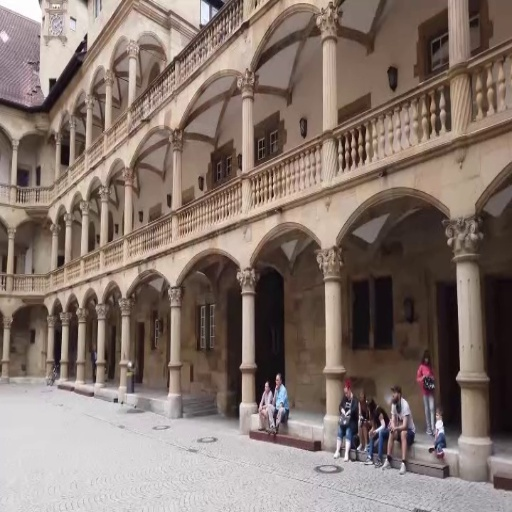
#> input picture dataset/image33.jpg, 512 x 512 px
$ python claude2.py
#> lines starting #> are read from the running program, lines starting #| are printed output that depends on the picture; after the words box and inside, x2 and y2 are one past the last pixel; in counts of white or black regions, pixels touching at a corner belong together
import cv2
import numpy as np
import matplotlib.pyplot as plt
from math import log10, sqrt


# ─────────────────────────────────────────────────────────
# METRICS (Paper §5 — equations 7 to 14)
# ─────────────────────────────────────────────────────────

def compute_mse(img1, img2):
    """MSE (paper eq. 14): MSE = Σ[I1(m,n)−I2(m,n)]² / (M×N)"""
    i1 = img1.astype(np.float64)
    i2 = img2.astype(np.float64)
    M, N = i1.shape[:2]
    ch = i1.shape[2] if i1.ndim == 3 else 1
    return np.sum((i1 - i2) ** 2) / (M * N * ch)

def compute_psnr(img1, img2):
    """PSNR (paper eq. 7): PSNR = 10·log10(R²/MSE), R=255"""
    mse = compute_mse(img1, img2)
    if mse == 0:
        return float('inf')
    return 10 * log10((255.0 ** 2) / mse)

def compute_rmse(img1, img2):
    """RMSE (paper eq. 9): RMSE = sqrt(Σ(Pi−Oi)²/n)"""
    return sqrt(compute_mse(img1, img2))

def _ssim_channel(ch1, ch2):
    C1 = (0.01 * 255) ** 2
    C2 = (0.03 * 255) ** 2
    mu_x, mu_y = np.mean(ch1), np.mean(ch2)
    sx, sy = np.std(ch1), np.std(ch2)
    sxy = np.mean((ch1 - mu_x) * (ch2 - mu_y))
    return ((2*mu_x*mu_y + C1) * (2*sxy + C2)) / \
           ((mu_x**2 + mu_y**2 + C1) * (sx**2 + sy**2 + C2))

def compute_ssim(img1, img2):
    """SSIM (paper eq. 8)"""
    i1, i2 = img1.astype(np.float64), img2.astype(np.float64)
    if i1.ndim == 3:
        return np.mean([_ssim_channel(i1[:,:,c], i2[:,:,c]) for c in range(3)])
    return _ssim_channel(i1, i2)

def _uiqi_channel(ch1, ch2):
    mu_x, mu_y = np.mean(ch1), np.mean(ch2)
    sx, sy = np.std(ch1), np.std(ch2)
    sxy = np.mean((ch1 - mu_x) * (ch2 - mu_y))
    denom = (mu_x**2 + mu_y**2) * (sx**2 + sy**2)
    return 0.0 if denom == 0 else (4 * mu_x * mu_y * sxy) / denom

def compute_uiqi(img1, img2):
    """UIQI (paper eq. 10-13)"""
    i1, i2 = img1.astype(np.float64), img2.astype(np.float64)
    if i1.ndim == 3:
        return np.mean([_uiqi_channel(i1[:,:,c], i2[:,:,c]) for c in range(3)])
    return _uiqi_channel(i1, i2)

def evaluate_and_plot(stitched, reference, title="Image Set"):
    """Compute all 5 metrics and plot bar charts (paper Fig. 5 style)"""
    # Both images must be same size — resize reference to match stitched
    h, w = stitched.shape[:2]
    ref = cv2.resize(reference, (w, h))

    psnr = compute_psnr(stitched, ref)
    ssim = compute_ssim(stitched, ref)
    rmse = compute_rmse(stitched, ref)
    mse  = compute_mse(stitched, ref)
    uiqi = compute_uiqi(stitched, ref)

    print("\n" + "="*50)
    print("PERFORMANCE EVALUATION METRICS (Paper §5)")
    print("="*50)
    print(f"  PSNR  (↑ better, 30-50 dB range) : {psnr:.4f} dB")
    print(f"  SSIM  (↑ better, 0-1 range)       : {ssim:.4f}")
    print(f"  RMSE  (↓ better)                  : {rmse:.4f}")
    print(f"  MSE   (↓ better)                  : {mse:.4f}")
    print(f"  UIQI  (↑ better, 0-1 range)       : {uiqi:.4f}")

    # Bar chart — paper Fig. 5 style
    fig, axes = plt.subplots(1, 5, figsize=(18, 4))
    colors = ['steelblue', 'darkorange', 'tomato', 'purple', 'seagreen']
    labels = ['PSNR\n(dB)', 'SSIM\n(×100)', 'RMSE', 'MSE\n(÷100)', 'UIQI\n(×100)']
    vals   = [psnr, ssim*100, rmse, mse/100, uiqi*100]

    for i, ax in enumerate(axes):
        ax.bar([title], [vals[i]], color=colors[i], width=0.4)
        ax.set_title(labels[i], fontweight='bold')
        ax.set_ylim(0, max(vals[i] * 1.35, 0.1))
        ax.text(0, vals[i] + vals[i]*0.05, f"{vals[i]:.2f}",
                ha='center', fontsize=10, fontweight='bold')
        ax.tick_params(axis='x', labelsize=9)

    plt.suptitle("Performance Metrics — Paper §5 (Fig. 5 style)",
                 fontweight='bold', fontsize=13)
    plt.tight_layout()
    plt.savefig("output_metrics.png", dpi=120, bbox_inches='tight')
    plt.show()
    print("  [Saved] output_metrics.png")

    return {'PSNR': psnr, 'SSIM': ssim, 'RMSE': rmse, 'MSE': mse, 'UIQI': uiqi}


# ─────────────────────────────────────────────────────────
# HELPERS
# ─────────────────────────────────────────────────────────

def largest_interior_rectangle(mask):
    h, w = mask.shape
    heights = np.zeros(w, dtype=np.int32)
    best = (0, 0, 0, 0)
    best_area = 0

    for row in range(h):
        for col in range(w):
            heights[col] = heights[col] + 1 if mask[row, col] else 0

        stack = []
        for col in range(w + 1):
            current_h = heights[col] if col < w else 0
            start = col
            while stack and stack[-1][1] > current_h:
                s_col, s_h = stack.pop()
                area = s_h * (col - s_col)
                if area > best_area:
                    best_area = area
                    best = (s_col, row - s_h + 1, col - s_col, s_h)
                start = s_col
            stack.append((start, current_h))

    return best


def feathered_blend(img1, img2, mask1, mask2):
    dist1 = cv2.distanceTransform(mask1.astype(np.uint8), cv2.DIST_L2, 5)
    dist2 = cv2.distanceTransform(mask2.astype(np.uint8), cv2.DIST_L2, 5)

    total = dist1 + dist2
    total[total == 0] = 1
    alpha = dist1 / total

    panorama = np.zeros_like(img1, dtype=np.float32)
    only1   = mask1 & ~mask2
    only2   = mask2 & ~mask1
    overlap = mask1 & mask2

    panorama[only1] = img1[only1]
    panorama[only2] = img2[only2]

    for c in range(3):
        a = alpha[overlap]
        panorama[overlap, c] = img1[overlap, c] * a + img2[overlap, c] * (1 - a)

    return panorama.astype(np.uint8)


# ─────────────────────────────────────────────────────────
# MAIN PIPELINE
# ─────────────────────────────────────────────────────────

# 1. LOAD IMAGES
img1 = cv2.imread("dataset/image33.jpg")
#> img1 is the input picture: shape (512, 512, 3); mean B, G, R 109.9, 117.8, 133.6
img2 = cv2.imread("dataset/image44.jpg")
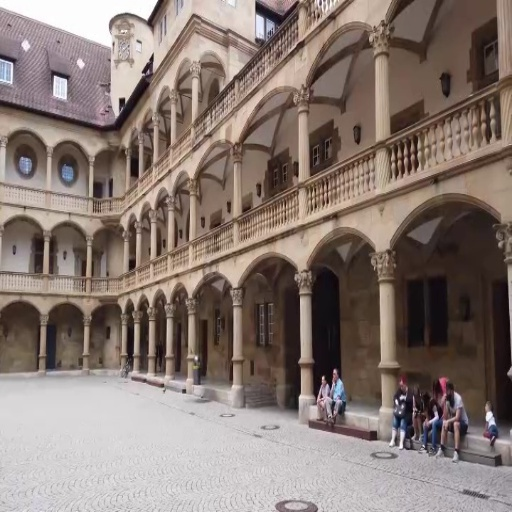
#> input picture dataset/image44.jpg, 512 x 512 px
#> img2 is the input picture: shape (512, 512, 3); mean B, G, R 114.7, 121.2, 135.5

if img1 is None or img2 is None:
    print("Error: Images not found! Check your paths.")
    exit()

gray1 = cv2.cvtColor(img1, cv2.COLOR_BGR2GRAY)
gray2 = cv2.cvtColor(img2, cv2.COLOR_BGR2GRAY)

# 2. FEATURE DETECTION — SIFT
sift = cv2.SIFT_create()
kp1, des1 = sift.detectAndCompute(gray1, None)
#> kp1 = 2107 keypoints; strongest (x, y, size): (266, 384, 2.4), (343, 410, 2.4), (278, 377, 2.7), (86, 37, 2.6)
kp2, des2 = sift.detectAndCompute(gray2, None)
#> kp2 = 2041 keypoints; strongest (x, y, size): (402, 397, 3), (489, 416, 6.3), (152, 59, 3.1), (122, 101, 4.1)
print(f"Keypoints — Image 1: {len(kp1)}, Image 2: {len(kp2)}")
#| Keypoints — Image 1: 2107, Image 2: 2041

# 3. FEATURE MATCHING — BF + Lowe's Ratio Test (threshold=0.8, paper §4.2)
bf = cv2.BFMatcher()
matches = bf.knnMatch(des1, des2, k=2)
#> matches = 2107 matches
good_matches = [m for m, n in matches if m.distance < 0.8 * n.distance]
#> good_matches = 896 matches
print(f"Good matches after ratio test: {len(good_matches)}")
#| Good matches after ratio test: 896

matched_img = cv2.drawMatches(img1, kp1, img2, kp2, good_matches, None, flags=2)
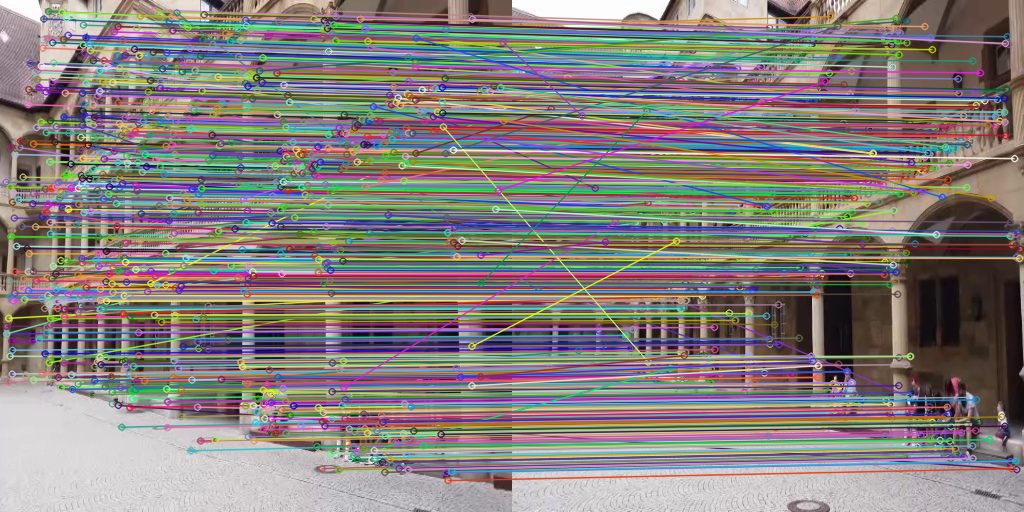
#> matched_img: shape (512, 1024, 3); mean B, G, R 124.7, 127.4, 133.5

# 4. HOMOGRAPHY & WARPING (RANSAC — paper §4.3)
if len(good_matches) > 10:
    src_pts = np.float32([kp1[m.queryIdx].pt for m in good_matches]).reshape(-1, 1, 2)
#> src_pts = 896 rows, first 8: [4.91, 181], [5.54, 181.6], [5.75, 325.9], [6.27, 333.4], [6.27, 333.4], [7.86, 381.5], [8.2, 317.8], [8.86, 280.8]
    dst_pts = np.float32([kp2[m.trainIdx].pt for m in good_matches]).reshape(-1, 1, 2)
#> dst_pts = 896 rows, first 8: [84.05, 194.6], [84.05, 194.6], [85.6, 323.6], [86.3, 329.9], [91.16, 168.7], [88.26, 373.3], [302, 274], [88.01, 282]

    H, mask = cv2.findHomography(src_pts, dst_pts, cv2.RANSAC, 5.0)
#> H = [[0.887, 0.0188, 73.53], [-0.0372, 0.914, 28.18], [-0.000122, 2.89e-05, 1]]; mask = 896 values, max 1 at index 0, min 0 at index 4, mean 0.815
    inliers  = int(mask.sum())
#> inliers = 730
    outliers = len(good_matches) - inliers
#> outliers = 166
    print(f"RANSAC — Inliers: {inliers}, Outliers removed: {outliers}")
#| RANSAC — Inliers: 730, Outliers removed: 166
    print(f"Homography H:\n{H}")
#| Homography H:
#| [[ 8.86561448e-01  1.87952687e-02  7.35317848e+01]
#|  [-3.71974145e-02  9.14240764e-01  2.81812789e+01]
#|  [-1.22238974e-04  2.88613014e-05  1.00000000e+00]]

    h1, w1 = img1.shape[:2]
#> h1 = 512; w1 = 512
    h2, w2 = img2.shape[:2]
#> h2 = 512; w2 = 512

    corners_img1 = np.float32([[0,0],[0,h1],[w1,h1],[w1,0]]).reshape(-1,1,2)
#> corners_img1 = [[0, 0], [0, 512], [512, 512], [512, 0]]
    corners_img2 = np.float32([[0,0],[0,h2],[w2,h2],[w2,0]]).reshape(-1,1,2)
#> corners_img2 = [[0, 0], [0, 512], [512, 512], [512, 0]]

    warped_corners = cv2.perspectiveTransform(corners_img1, H)
#> warped_corners = [[73.53, 28.18], [81.94, 489], [564, 501.2], [562.7, 9.75]]
    all_corners    = np.concatenate((warped_corners, corners_img2), axis=0)
#> all_corners = [[73.53, 28.18], [81.94, 489], [564, 501.2], [562.7, 9.75], [0, 0], [0, 512], [512, 512], [512, 0]]

    [xmin, ymin] = np.int32(all_corners.min(axis=0).ravel())
#> xmin = 0; ymin = 0
    [xmax, ymax] = np.int32(all_corners.max(axis=0).ravel())
#> xmax = 564; ymax = 512

    T = np.array([[1, 0, -xmin],
                  [0, 1, -ymin],
                  [0, 0,  1   ]], dtype=np.float64)
#> T = [[1, 0, 0], [0, 1, 0], [0, 0, 1]]

    canvas_w, canvas_h = xmax - xmin, ymax - ymin
#> canvas_w = 564; canvas_h = 512

    warped_img1 = cv2.warpPerspective(img1, T @ H, (canvas_w, canvas_h))

    warped_img2 = np.zeros((canvas_h, canvas_w, 3), dtype=np.uint8)
    warped_img2[-ymin:h2-ymin, -xmin:w2-xmin] = img2

    # 5. FEATHERED BLENDING
    mask1 = cv2.cvtColor(warped_img1, cv2.COLOR_BGR2GRAY) > 0
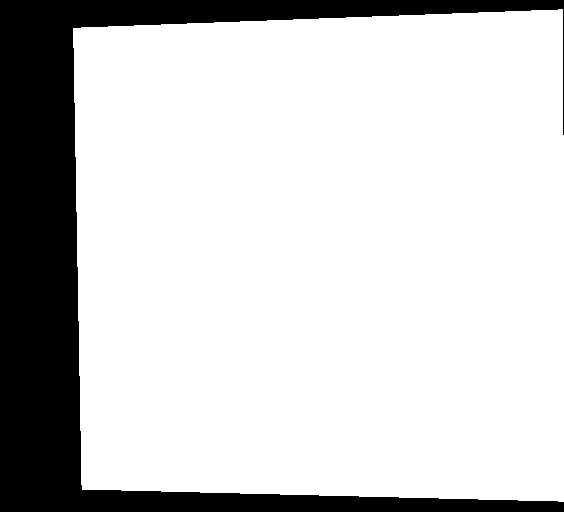
#> mask1: shape (512, 564) bool; 80.4% white; 1 black region, box (x1, y1, x2, y2) and area: (0, 0, 564, 512) 56720
    mask2 = cv2.cvtColor(warped_img2, cv2.COLOR_BGR2GRAY) > 0
#> mask2: shape (512, 564) bool; 90.8% white; 1 black region, box (x1, y1, x2, y2) and area: (512, 0, 564, 512) 26624
    panorama = feathered_blend(warped_img1, warped_img2, mask1, mask2)
#> in feathered_blend, `total[total == 0] = 1`: total: shape (512, 564) float32; min 1, max 512, mean 306.7
#> in feathered_blend, `only1   = mask1 & ~mask2`: only1: shape (512, 564) bool; 8.8% white; 1 white region, box (x1, y1, x2, y2) and area: (512, 9, 564, 502) 25393
#> in feathered_blend, `only2   = mask2 & ~mask1`: only2: shape (512, 564) bool; 19.2% white; 1 white region, box (x1, y1, x2, y2) and area: (0, 0, 512, 512) 55489
#> in feathered_blend, `overlap = mask1 & mask2`: overlap: shape (512, 564) bool; 71.6% white; 1 black region, box (x1, y1, x2, y2) and area: (0, 0, 564, 512) 82113
#> in feathered_blend, `panorama[only2] = img2[only2]`: panorama: shape (512, 564, 3) float32; mean B, G, R 36.6, 37.8, 41
#> after the loop in feathered_blend, `for c in range(3):`:
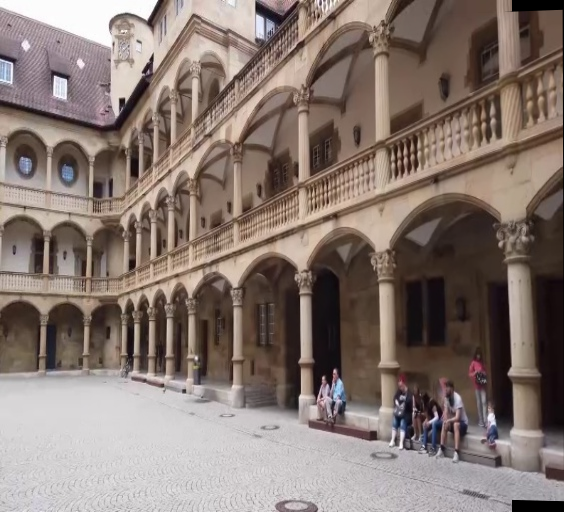
#> panorama: shape (512, 564, 3) float32; mean B, G, R 113.4, 120.1, 134.7; drawn with min black and max white

    # 6. CROP TO LARGEST INTERIOR RECTANGLE
    combined_mask = (cv2.cvtColor(panorama, cv2.COLOR_BGR2GRAY) > 0)
#> combined_mask: shape (512, 564) bool; 99.6% white; 2 black regions, box (x1, y1, x2, y2) and area: (512, 0, 564, 135) 659, (512, 500, 564, 512) 572
    x, y, w, h = largest_interior_rectangle(combined_mask)
#> after the loop in largest_interior_rectangle, `for row in range(h):`: best = (0, 11, 563, 489); best_area = 275307; heights = 564 values, max 512 at index 0, min 0 at index 512, mean 464.8
#> x = 0; y = 11; w = 563; h = 489

    if w > 0 and h > 0:
        final_output = panorama[y:y+h, x:x+w]
        print(f"Cropped to interior rectangle: x={x}, y={y}, w={w}, h={h}")
#| Cropped to interior rectangle: x=0, y=11, w=563, h=489
    else:
        contours, _ = cv2.findContours(
            combined_mask.astype(np.uint8), cv2.RETR_EXTERNAL, cv2.CHAIN_APPROX_SIMPLE)
        bx, by, bw, bh = cv2.boundingRect(max(contours, key=cv2.contourArea))
        final_output = panorama[by:by+bh, bx:bx+bw]
        print("Fallback bounding-box crop used.")

    # 7. DISPLAY — paper Fig. 4 style grid
    plt.figure(figsize=(15, 10))

    plt.subplot(2, 2, 1)
    plt.imshow(cv2.cvtColor(img1, cv2.COLOR_BGR2RGB))
    plt.title("a) Input Image 1"); plt.axis('off')

    plt.subplot(2, 2, 2)
    plt.imshow(cv2.cvtColor(img2, cv2.COLOR_BGR2RGB))
    plt.title("b) Input Image 2"); plt.axis('off')

    plt.subplot(2, 2, 3)
    plt.imshow(cv2.cvtColor(matched_img, cv2.COLOR_BGR2RGB))
    plt.title(f"c) Matching Feature Points ({len(good_matches)})"); plt.axis('off')

    plt.subplot(2, 2, 4)
    plt.imshow(cv2.cvtColor(final_output, cv2.COLOR_BGR2RGB))
    plt.title("d) Final Stitched Panorama"); plt.axis('off')

    plt.suptitle("Paper Fig. 4 — Full Pipeline Output", fontweight='bold', fontsize=13)
    plt.tight_layout()
    plt.savefig("panorama_result.png", dpi=150, bbox_inches='tight')
    plt.show()
    print("Saved: panorama_result.png")

    # ─────────────────────────────────────────────────────
    # 8. METRICS — paper §5 (PSNR, SSIM, RMSE, MSE, UIQI)
    #
    # WHY img2 as reference:
    #   The stitched panorama contains img2's region. We resize
    #   img2 to the panorama size and compare — this measures how
    #   faithfully the stitching preserved the img2 content.
    #   This avoids the black-pixel problem of comparing against
    #   a large empty canvas (which artificially inflated MSE).
    # ─────────────────────────────────────────────────────
    metrics = evaluate_and_plot(final_output, img2, title="Image Set")
#> in evaluate_and_plot, `ref = cv2.resize(reference, (w, h))`:
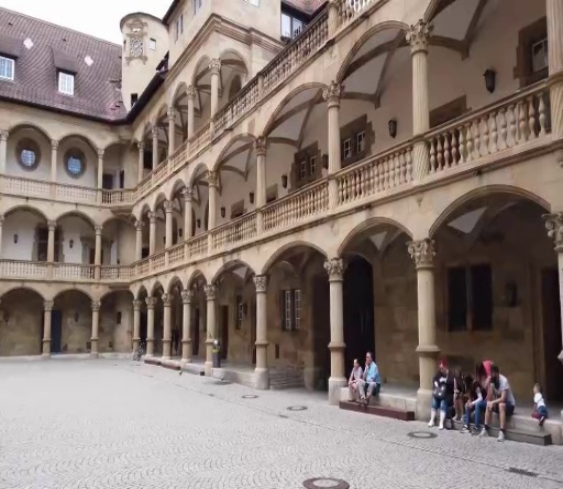
#> ref: shape (489, 563, 3); mean B, G, R 114.5, 121.1, 135.4
#> in compute_psnr, `mse = compute_mse(img1, img2)`: mse = 2999.5
#> in evaluate_and_plot, `psnr = compute_psnr(stitched, ref)`: psnr = 13.36
#> in _ssim_channel, `mu_x, mu_y = np.mean(ch1), np.mean(ch2)`: mu_x = 110.9; mu_y = 114.5
#> in _ssim_channel, `sx, sy = np.std(ch1), np.std(ch2)`: sx = 62.95; sy = 64.81
#> in _ssim_channel, `sxy = np.mean((ch1 - mu_x) * (ch2 - mu_y))`: sxy = 2687.7
#> in _ssim_channel (call 3), `mu_x, mu_y = np.mean(ch1), np.mean(ch2)`: mu_x = 132.8; mu_y = 135.4
#> in _ssim_channel (call 3), `mu_x, mu_y = np.mean(ch1), np.mean(ch2)`:
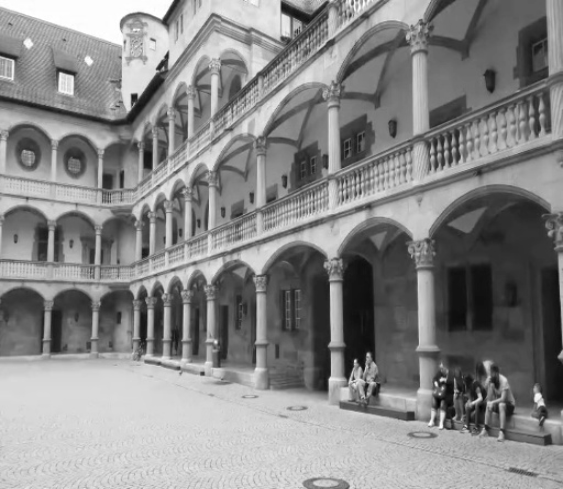
#> ch2: shape (489, 563) float64; min 0, max 255, mean 135.4
#> in _ssim_channel (call 3), `sx, sy = np.std(ch1), np.std(ch2)`: sx = 59.35; sy = 60.24
#> in _ssim_channel (call 3), `sxy = np.mean((ch1 - mu_x) * (ch2 - mu_y))`: sxy = 2005.8
#> in evaluate_and_plot, `ssim = compute_ssim(stitched, ref)`: ssim = 0.611
#> in evaluate_and_plot, `rmse = compute_rmse(stitched, ref)`: rmse = 54.77
#> in evaluate_and_plot, `mse  = compute_mse(stitched, ref)`: mse = 2999.5
#> in _uiqi_channel, `mu_x, mu_y = np.mean(ch1), np.mean(ch2)`: mu_x = 110.9; mu_y = 114.5
#> in _uiqi_channel, `sx, sy = np.std(ch1), np.std(ch2)`: sx = 62.95; sy = 64.81
#> in _uiqi_channel, `sxy = np.mean((ch1 - mu_x) * (ch2 - mu_y))`: sxy = 2687.7
#> in _uiqi_channel, `denom = (mu_x**2 + mu_y**2) * (sx**2 + sy**2)`: denom = 207519893.5
#> in evaluate_and_plot, `uiqi = compute_uiqi(stitched, ref)`: uiqi = 0.608
#|   PSNR  (↑ better, 30-50 dB range) : 13.3603 dB
#|   SSIM  (↑ better, 0-1 range)       : 0.6114
#|   RMSE  (↓ better)                  : 54.7677
#|   MSE   (↓ better)                  : 2999.4991
#|   UIQI  (↑ better, 0-1 range)       : 0.6085
#> in evaluate_and_plot, `vals   = [psnr, ssim*100, rmse, mse/100, uiqi*100]`: vals = [13.36, 61.14, 54.77, 29.99, 60.85]
#> in evaluate_and_plot, `plt.savefig("output_metrics.png", dpi=120, bbox_inches='tight')`:
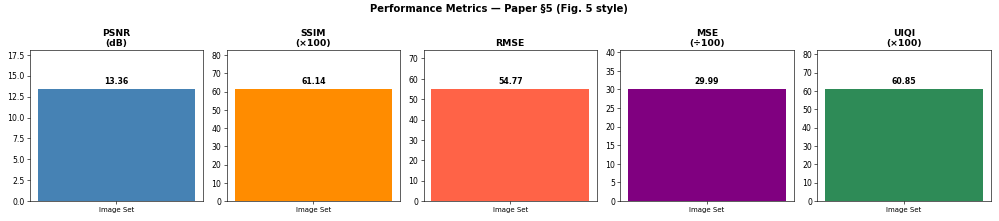
#> figure drawn by matplotlib, 5 panels
#> metrics = {'PSNR': 13.36, 'SSIM': 0.611, 'RMSE': 54.77, 'MSE': 2999.5, 'UIQI': 0.608}

    print("\n" + "="*50)
    print("PIPELINE COMPLETE — FINAL SUMMARY")
    print("="*50)
    print(f"  Keypoints (Image 1)   : {len(kp1)}")
#|   Keypoints (Image 1)   : 2107
    print(f"  Keypoints (Image 2)   : {len(kp2)}")
#|   Keypoints (Image 2)   : 2041
    print(f"  Matches after KNN     : {len(good_matches)}")
#|   Matches after KNN     : 896
    print(f"  Inliers after RANSAC  : {inliers}")
#|   Inliers after RANSAC  : 730
    print(f"  Outliers removed      : {outliers}")
#|   Outliers removed      : 166
    print(f"  Final panorama shape  : {final_output.shape}")
#|   Final panorama shape  : (489, 563, 3)
    print(f"  PSNR  : {metrics['PSNR']:.4f} dB")
#|   PSNR  : 13.3603 dB
    print(f"  SSIM  : {metrics['SSIM']:.4f}")
#|   SSIM  : 0.6114
    print(f"  RMSE  : {metrics['RMSE']:.4f}")
#|   RMSE  : 54.7677
    print(f"  MSE   : {metrics['MSE']:.4f}")
#|   MSE   : 2999.4991
    print(f"  UIQI  : {metrics['UIQI']:.4f}")
#|   UIQI  : 0.6085

else:
    print("Not enough matches found to stitch!")
